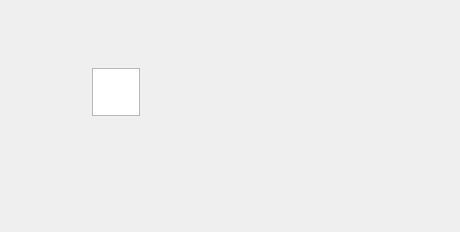
<?xml version="1.0" encoding="UTF-8"?>
<ui version="4.0">
 <class>Prompt</class>
 <widget class="QDialog" name="Prompt">
  <property name="enabled">
   <bool>true</bool>
  </property>
  <property name="geometry">
   <rect>
    <x>90</x>
    <y>124</y>
    <width>460</width>
    <height>232</height>
   </rect>
  </property>
  <property name="windowTitle">
   <string>Dialog</string>
  </property>
  <widget class="QLabel" name="prompt_title_label">
   <property name="geometry">
    <rect>
     <x>0</x>
     <y>20</y>
     <width>460</width>
     <height>30</height>
    </rect>
   </property>
  </widget>
  <widget class="QLabel" name="prompt_info_label">
   <property name="geometry">
    <rect>
     <x>30</x>
     <y>70</y>
     <width>400</width>
     <height>130</height>
    </rect>
   </property>
   <property name="text">
    <string/>
   </property>
  </widget>
   <widget class="QLabel" name="prompt_info_label_time">
   <property name="geometry">
    <rect>
     <x>100</x>
     <y>122</y>
     <width>34</width>
     <height>42</height>
    </rect>
   </property>
   <property name="text">
    <string/>
   </property>
  </widget>
  <widget class="QGraphicsView" name="prompt_info_icon">
   <property name="geometry">
    <rect>
     <x>92</x>
     <y>68</y>
     <width>48</width>
     <height>48</height>
    </rect>
   </property>
  </widget>
 </widget>
 <resources/>
 <connections/>
</ui>
